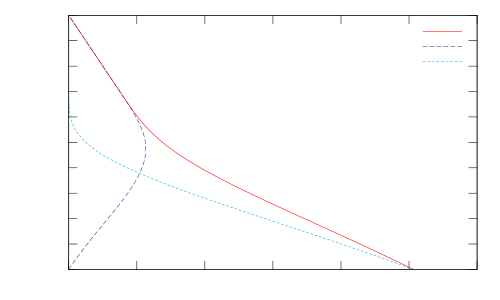

Recreate this plot in gnuplot.
# This is a script for Gnuplot. This script plots the coefficients
# "ap" and "bp" used for the vertical grid in LMDZ.

reset
set terminal x11 reset

pa = 5e4
ps = 101325.
bp(sigma) = exp(1. - 1. / sigma**2)
ap(sigma) = pa * (sigma - bp(sigma))
p(sigma) = ap(sigma) + bp(sigma) * ps

set terminal x11 0 title "bp"
set parametric
set xlabel "bp"
set ylabel "sigma"
set yrange [] reverse
set dummy sigma
set trange [0.01:1]
unset key
plot bp(sigma), sigma

set terminal x11 1 title "ap"
set xlabel "ap"
plot ap(sigma), sigma

set terminal x11 2 title "p"
unset xlabel
set key default
plot p(sigma), sigma title "p", ap(sigma), sigma title "ap", bp(sigma) * ps, \
     sigma title "bp * ps"
